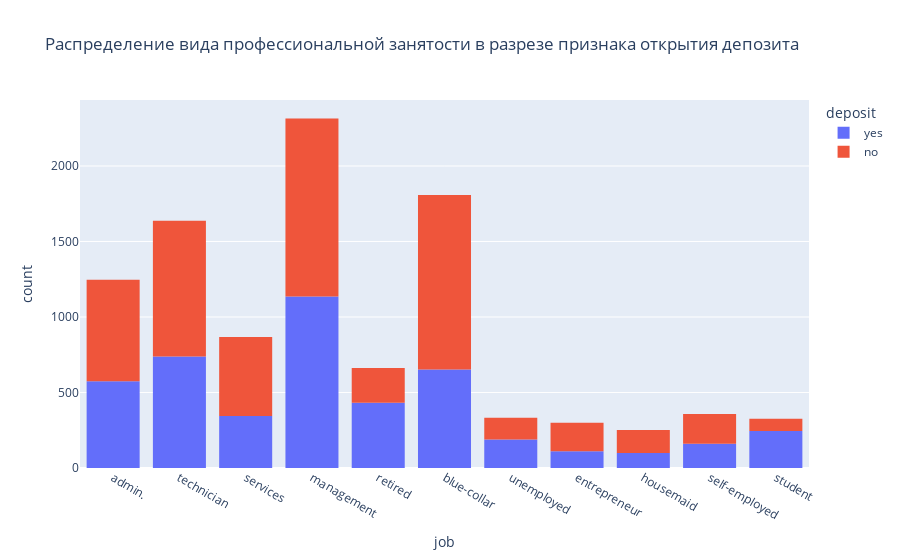

The notebook cell saved with this chart:
### Code cell
# постройте визуализации для открывших и неоткрывших депозит в зависимости от вида профессиональной занятости
fig = px.histogram(
data_frame=df,
x='job',
color='deposit',
histfunc='count',
title='Распределение вида профессиональной занятости в разрезе признака открытия депозита',
nbins = 30
)
fig.show()

### Figure 1 — Plotly figure (JSON) as saved in the notebook; plotly's stock layout.template omitted (floating-point values rounded to 4 significant figures; data arrays with more than 128 entries replaced by an {"elided": "..."} marker saying what was removed)
{"data": [{"alignmentgroup": "True", "bingroup": "x", "histfunc": "count", "hovertemplate": "deposit=yes<br>job=%{x}<br>count=%{y}<extra></extra>", "legendgroup": "yes", "marker": {"color": "#636efa", "pattern": {"shape": ""}}, "name": "yes", "nbinsx": 30, "offsetgroup": "yes", "orientation": "v", "showlegend": true, "type": "histogram", "x": {"elided": "4681 str values"}, "xaxis": "x", "yaxis": "y"}, {"alignmentgroup": "True", "bingroup": "x", "histfunc": "count", "hovertemplate": "deposit=no<br>job=%{x}<br>count=%{y}<extra></extra>", "legendgroup": "no", "marker": {"color": "#EF553B", "pattern": {"shape": ""}}, "name": "no", "nbinsx": 30, "offsetgroup": "no", "orientation": "v", "showlegend": true, "type": "histogram", "x": {"elided": "5424 str values"}, "xaxis": "x", "yaxis": "y"}], "layout": {"barmode": "relative", "legend": {"title": {"text": "deposit"}, "tracegroupgap": 0}, "title": {"text": "Распределение вида профессиональной занятости в разрезе признака открытия депозита"}, "xaxis": {"anchor": "y", "domain": [0, 1], "title": {"text": "job"}}, "yaxis": {"anchor": "x", "domain": [0, 1], "title": {"text": "count"}}}}
